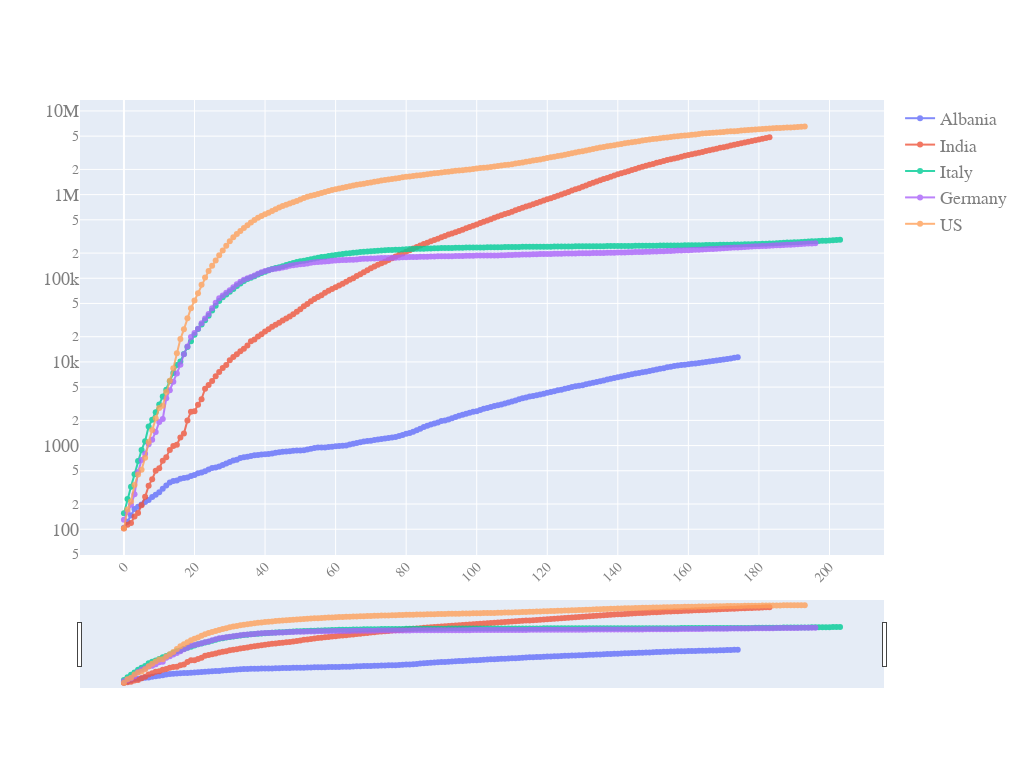

Notebook cell for this chart:
### Code cell
quick_plot(pd_sync_timelines.date,
           pd_sync_timelines.iloc[:,:-1],
           y_scale='log',
           slider=True)

### Figure 1 — Plotly figure (JSON) as saved in the notebook; plotly's stock layout.template omitted (floating-point values rounded to 4 significant figures; data arrays with more than 128 entries replaced by an {"elided": "..."} marker saying what was removed)
{"data": [{"mode": "markers+lines", "name": "Albania", "opacity": 0.8, "type": "scatter", "x": {"elided": "204 int values"}, "y": {"elided": "204 int values"}}, {"mode": "markers+lines", "name": "India", "opacity": 0.8, "type": "scatter", "x": {"elided": "204 int values"}, "y": {"elided": "204 int values"}}, {"mode": "markers+lines", "name": "Italy", "opacity": 0.8, "type": "scatter", "x": {"elided": "204 int values"}, "y": {"elided": "204 int values"}}, {"mode": "markers+lines", "name": "Germany", "opacity": 0.8, "type": "scatter", "x": {"elided": "204 int values"}, "y": {"elided": "204 int values"}}, {"mode": "markers+lines", "name": "US", "opacity": 0.8, "type": "scatter", "x": {"elided": "204 int values"}, "y": {"elided": "204 int values"}}], "layout": {"autosize": true, "font": {"color": "#7f7f7f", "family": "PT Sans, monospace", "size": 18}, "height": 768, "width": 1024, "xaxis": {"nticks": 20, "rangeslider": {"visible": true}, "tickangle": -45, "tickfont": {"color": "#7f7f7f", "size": 14}}, "yaxis": {"type": "log"}}}
